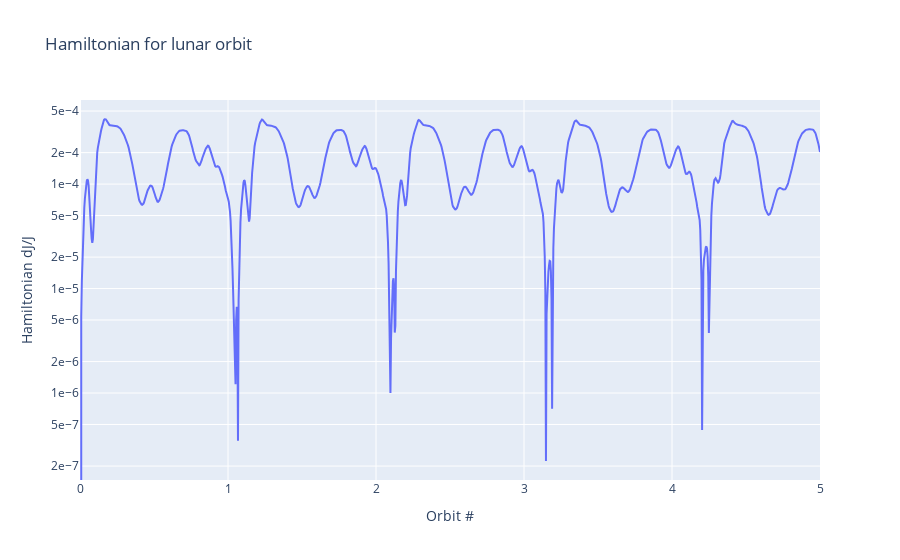

The code cell stored with this chart in its notebook:
### Markdown cell above
## Hamiltonian Error
The last figure shows the relative error in the orbiting object's hamiltonian. Conservation of energy dictates that the hamiltonian should not change in a conservative gravity field, but floating point error will cause the orbit's energy to differ slightly ($~10^{-14}  \frac{\Delta J}{J}$) from the model. Additionally propagating with perturbations will show large changes in the hamiltonian over time because the perturbations are either non-conservative (atmospheric drag, solar radiation pressure) or not accounted for in the hamiltonian calculation (solar, lunar gravity perturbations). For highly elliptic orbits the error is largest at periapsis as the orbiting object has the greatest speed and undergoes the largest acceleration at that point. Note that computing the hamiltonian requires more full gravity model calculations which increases computation time. This can be controlled with the kwarg 'compute_hamiltonian' and is set to false by default.

### Code cell
Orbits = np.array(orbit1.getTimes())/T
Hamiltonian = orbit1.getHamiltonian()
H =  go.Figure(go.Scatter(x=Orbits,y=Hamiltonian))
H.update_yaxes(title_text="y-axis in logarithmic scale", type="log")
H.update_layout(title="Hamiltonian for "+title,
xaxis=dict(title="Orbit #"),
yaxis=dict(title=r'Hamiltonian dJ/J',tickformat='.0e'),
)

### Figure 1 — Plotly figure (JSON) as saved in the notebook; plotly's stock layout.template omitted (floating-point values rounded to 4 significant figures; data arrays with more than 128 entries replaced by an {"elided": "..."} marker saying what was removed)
{"data": [{"type": "scatter", "x": {"elided": "1205 float values"}, "y": {"elided": "1205 float values"}}], "layout": {"title": {"text": "Hamiltonian for lunar orbit"}, "xaxis": {"title": {"text": "Orbit #"}}, "yaxis": {"tickformat": ".0e", "title": {"text": "Hamiltonian dJ/J"}, "type": "log"}}}
